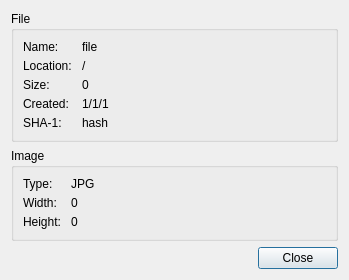
<?xml version="1.0" encoding="UTF-8"?>
<ui version="4.0">
 <class>ImageInfoDialog</class>
 <widget class="QDialog" name="ImageInfoDialog">
  <property name="geometry">
   <rect>
    <x>0</x>
    <y>0</y>
    <width>349</width>
    <height>277</height>
   </rect>
  </property>
  <property name="windowTitle">
   <string>Image information</string>
  </property>
  <layout class="QVBoxLayout" name="verticalLayout">
   <item>
    <widget class="QGroupBox" name="groupBox">
     <property name="title">
      <string>File</string>
     </property>
     <layout class="QFormLayout" name="formLayout">
      <property name="horizontalSpacing">
       <number>10</number>
      </property>
      <property name="verticalSpacing">
       <number>5</number>
      </property>
      <item row="0" column="0">
       <widget class="QLabel" name="label">
        <property name="text">
         <string>Name:</string>
        </property>
       </widget>
      </item>
      <item row="0" column="1">
       <widget class="QLabel" name="namelabel">
        <property name="cursor">
         <cursorShape>IBeamCursor</cursorShape>
        </property>
        <property name="text">
         <string notr="true">file</string>
        </property>
        <property name="textFormat">
         <enum>Qt::PlainText</enum>
        </property>
        <property name="textInteractionFlags">
         <set>Qt::LinksAccessibleByMouse|Qt::TextSelectableByMouse</set>
        </property>
       </widget>
      </item>
      <item row="1" column="0">
       <widget class="QLabel" name="label_2">
        <property name="text">
         <string>Location:</string>
        </property>
       </widget>
      </item>
      <item row="1" column="1">
       <widget class="QLabel" name="pathlabel">
        <property name="cursor">
         <cursorShape>IBeamCursor</cursorShape>
        </property>
        <property name="text">
         <string notr="true">/</string>
        </property>
        <property name="textFormat">
         <enum>Qt::PlainText</enum>
        </property>
        <property name="textInteractionFlags">
         <set>Qt::LinksAccessibleByMouse|Qt::TextSelectableByMouse</set>
        </property>
       </widget>
      </item>
      <item row="2" column="0">
       <widget class="QLabel" name="label_3">
        <property name="text">
         <string>Size:</string>
        </property>
       </widget>
      </item>
      <item row="2" column="1">
       <widget class="QLabel" name="sizelabel">
        <property name="cursor">
         <cursorShape>IBeamCursor</cursorShape>
        </property>
        <property name="text">
         <string notr="true">0</string>
        </property>
        <property name="textFormat">
         <enum>Qt::PlainText</enum>
        </property>
        <property name="textInteractionFlags">
         <set>Qt::LinksAccessibleByMouse|Qt::TextSelectableByMouse</set>
        </property>
       </widget>
      </item>
      <item row="3" column="0">
       <widget class="QLabel" name="label_4">
        <property name="text">
         <string>Created:</string>
        </property>
       </widget>
      </item>
      <item row="3" column="1">
       <widget class="QLabel" name="createdlabel">
        <property name="cursor">
         <cursorShape>IBeamCursor</cursorShape>
        </property>
        <property name="text">
         <string notr="true">1/1/1</string>
        </property>
        <property name="textInteractionFlags">
         <set>Qt::LinksAccessibleByMouse|Qt::TextSelectableByMouse</set>
        </property>
       </widget>
      </item>
      <item row="4" column="0">
       <widget class="QLabel" name="label_5">
        <property name="text">
         <string>SHA-1:</string>
        </property>
       </widget>
      </item>
      <item row="4" column="1">
       <widget class="QLabel" name="hashlabel">
        <property name="cursor">
         <cursorShape>IBeamCursor</cursorShape>
        </property>
        <property name="text">
         <string notr="true">hash</string>
        </property>
        <property name="textInteractionFlags">
         <set>Qt::LinksAccessibleByMouse|Qt::TextSelectableByMouse</set>
        </property>
       </widget>
      </item>
     </layout>
    </widget>
   </item>
   <item>
    <widget class="QGroupBox" name="groupBox_2">
     <property name="title">
      <string>Image</string>
     </property>
     <layout class="QFormLayout" name="formLayout_2">
      <property name="horizontalSpacing">
       <number>10</number>
      </property>
      <property name="verticalSpacing">
       <number>5</number>
      </property>
      <item row="1" column="0">
       <widget class="QLabel" name="label_7">
        <property name="text">
         <string>Width:</string>
        </property>
       </widget>
      </item>
      <item row="1" column="1">
       <widget class="QLabel" name="widthlabel">
        <property name="text">
         <string notr="true">0</string>
        </property>
       </widget>
      </item>
      <item row="2" column="0">
       <widget class="QLabel" name="label_8">
        <property name="text">
         <string>Height:</string>
        </property>
       </widget>
      </item>
      <item row="2" column="1">
       <widget class="QLabel" name="heightlabel">
        <property name="text">
         <string notr="true">0</string>
        </property>
       </widget>
      </item>
      <item row="0" column="0">
       <widget class="QLabel" name="label_11">
        <property name="text">
         <string>Type:</string>
        </property>
       </widget>
      </item>
      <item row="0" column="1">
       <widget class="QLabel" name="typelabel">
        <property name="text">
         <string notr="true">JPG</string>
        </property>
       </widget>
      </item>
     </layout>
    </widget>
   </item>
   <item>
    <widget class="QDialogButtonBox" name="buttonBox">
     <property name="orientation">
      <enum>Qt::Horizontal</enum>
     </property>
     <property name="standardButtons">
      <set>QDialogButtonBox::Close</set>
     </property>
    </widget>
   </item>
  </layout>
 </widget>
 <resources/>
 <connections>
  <connection>
   <sender>buttonBox</sender>
   <signal>accepted()</signal>
   <receiver>ImageInfoDialog</receiver>
   <slot>accept()</slot>
   <hints>
    <hint type="sourcelabel">
     <x>248</x>
     <y>254</y>
    </hint>
    <hint type="destinationlabel">
     <x>157</x>
     <y>274</y>
    </hint>
   </hints>
  </connection>
  <connection>
   <sender>buttonBox</sender>
   <signal>rejected()</signal>
   <receiver>ImageInfoDialog</receiver>
   <slot>reject()</slot>
   <hints>
    <hint type="sourcelabel">
     <x>316</x>
     <y>260</y>
    </hint>
    <hint type="destinationlabel">
     <x>286</x>
     <y>274</y>
    </hint>
   </hints>
  </connection>
 </connections>
</ui>
